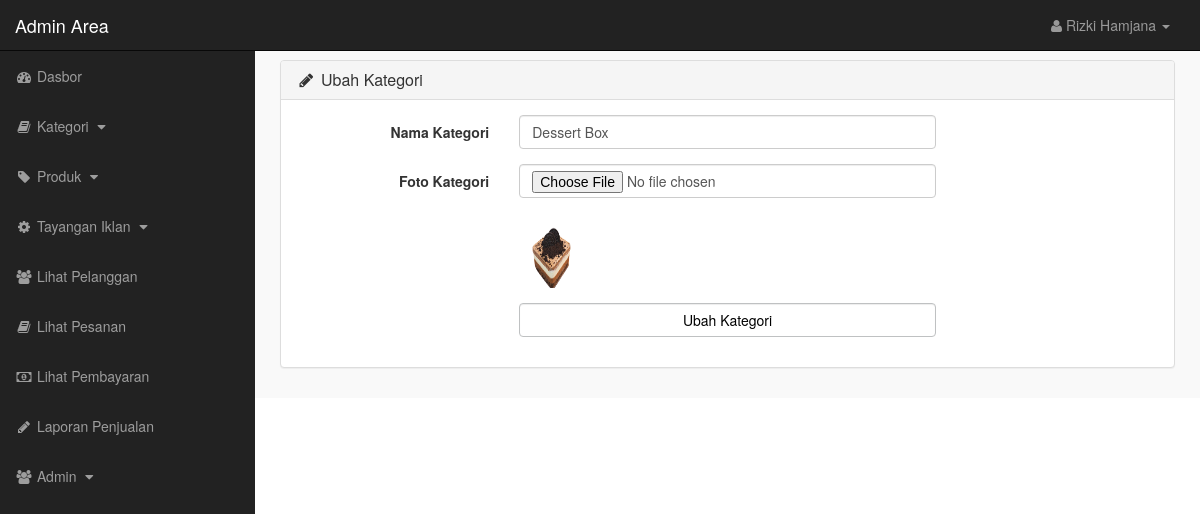
/admin_area/index.php?edit_cat= 26 (signed in), run on the app's committed database.
### tables this page shows
CREATE TABLE `categories` (
  `cat_id` int(10) NOT NULL,
  `cat_title` text NOT NULL,
  `cat_image` text NOT NULL
);

### admin_area/edit_cat.php (the view, shortened to what this page needs)
<?php
    if(!isset($_SESSION['admin_email'])){
        echo "<script>window.open('login.php','_self')</script>";
    }else{
?>
<?php
    if(isset($_GET['edit_cat'])){
        $edit_cat_id = $_GET['edit_cat'];
        $edit_cat_query = "select * from categories where cat_id='$edit_cat_id'";
        $run_edit = mysqli_query($con,$edit_cat_query);
        $row_edit = mysqli_fetch_array($run_edit);
        $cat_title = $row_edit['cat_title'];
        $cat_image = $row_edit['cat_image'];
    }
?>
<div class="row">
    <div class="col-lg-12">
        <div class="panel panel-default">
            <div class="panel-heading">
                <h3 class="panel-title">
                    <i class="fa fa-pencil fa-fw"></i> Ubah Kategori
                </h3>
            </div>
            <div class="panel-body">
                <form action="" class="form-horizontal" method="post" enctype="multipart/form-data">
                    <div class="form-group">
                        <label for="" class="control-label col-md-3">
                            Nama Kategori
                        </label>
                        <div class="col-md-6">
                            <input value="<?php echo $cat_title; ?>" name="cat_title" type="text" class="form-control">
                        </div>
                    </div>
                    <div class="form-group">
                        <label for="" class="control-label col-md-3">
                        Foto Kategori
                        </label>
                        <div class="col-md-6">
                            <input type="file" name="cat_image" class="form-control">
                          <br>
                          <img width="70" height="70" src="other_images/<?php echo $cat_image; ?>" alt="<?php echo $cat_image; ?>">
                        </div>
                    </div>
                    <div class="form-group">
                        <label for="" class="control-label col-md-3">
                        </label>
                        <div class="col-md-6">
                            <input value="Ubah Kategori" name="update" type="submit" class="form-control btn btn-primary">
                        </div>
                    </div>
                </form>
            </div>
        </div>
    </div>
</div>
<?php } ?>

### admin_area/includes/sidebar.php (shortened to what this page needs)
<?php
    if(!isset($_SESSION['admin_email'])){
        echo "<script>window.open('login.php','_self')</script>";
    }else{
?>
<nav class="navbar navbar-inverse navbar-fixed-top">
    <div class="navbar-header">
        <a href="index.php?dashboard" class="navbar-brand">Admin Area</a>
    </div>
    <ul class="nav navbar-right top-nav">
        <li class="dropdown">
            <a href="#" class="dropdown-toggle" data-toggle="dropdown">
                <i class="fa fa-user"></i> <?php echo $admin_name;  ?> <b class="caret"></b>
            </a>
        </li>
    </ul>
    <div class="collapse navbar-collapse navbar-ex1-collapse">
        <ul class="nav navbar-nav side-nav">
            <li>
                <a href="index.php?dashboard">
                        <i class="fa fa-fw fa-dashboard"></i> Dasbor
                </a>
            </li>
            <li>
                <a href="#" data-toggle="collapse" data-target="#cat">
                        <i class="fa fa-fw fa-book"></i> Kategori
                        <i class="fa fa-fw fa-caret-down"></i>
                </a>
            </li>
            <li>
                <a href="#" data-toggle="collapse" data-target="#products">
                        <i class="fa fa-fw fa-tag"></i> Produk
                        <i class="fa fa-fw fa-caret-down"></i>
                </a>
            </li>
            <li>
                <a href="#" data-toggle="collapse" data-target="#slides">
                        <i class="fa fa-fw fa-gear"></i> Tayangan Iklan
                        <i class="fa fa-fw fa-caret-down"></i>
                </a>
            </li>
            <li>
                <a href="index.php?view_customers">
                    <i class="fa fa-fw fa-users"></i> Lihat Pelanggan
                </a>
            </li>
            <li>
                <a href="index.php?view_orders">
                    <i class="fa fa-fw fa-book"></i> Lihat Pesanan
                </a>
            </li>
            <li>
                <a href="index.php?view_payments">
                    <i class="fa fa-fw fa-money"></i> Lihat Pembayaran
                </a>
            </li>
            <li>
                <a href="index.php?edit_css">
                    <i class="fa fa-fw fa-pencil"></i> Laporan Penjualan
                </a>
            </li>
            <li>
                <a href="#" data-toggle="collapse" data-target="#users">
                        <i class="fa fa-fw fa-users"></i> Admin
                        <i class="fa fa-fw fa-caret-down"></i>
                </a>
            </li>
        </ul>
    </div>
</nav>
<?php } ?>

### admin_area/css/style.css (style rules this page uses)
body { margin-top: 100px; }
@media (min-width: 768px) { body { margin-top: 50px; } }
@media (min-width: 768px) { .top-nav { margin: 0 15px; } }
@media (min-width: 768px) { .top-nav>li { float: none; display: inline-block; } }
@media (min-width: 768px) { .top-nav>li>a { color: #999999; line-height: 20px; padding-top: 15px; padding-bottom: 15px; } }
@media (min-width: 768px) { .panel-body { border-radius: 5px; } }

### data on the page
categories: cat_title "Dessert Box", cat_image (picture)

### other printed values
$admin_name "Rizki Hamjana"
